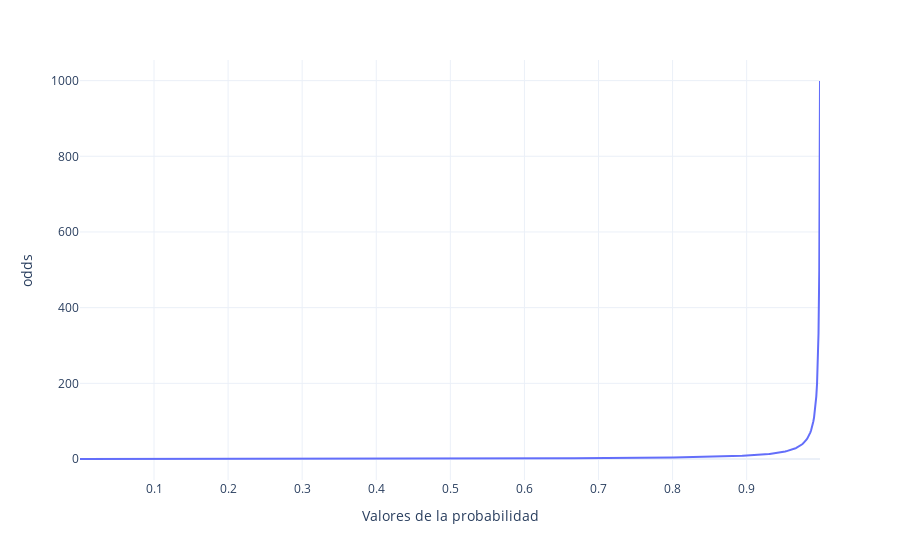

Notebook cell for this chart:
### Markdown cell above
### ***odds o razón de probabilidades***

Los odds de un evento es la relación entre su probabilidad de éxito y su probabilidad de fracaso. Tomenos $Y~\sim Bernoulli(p)$, donde $p$ es la probabilidad de éxito, así:

$$
\text{Odds}(Y=1)=\frac{p}{1-p}
$$

- ***Ejemplo 1:*** Supongase que en una distribución de Bernoulli la probabilidad de que se obtenga un éxito es $0.8$, luego la probabilidad de fracaso será $0.2$, así:

$$
\text{Odds}=\frac{0.8}{0.2}=4
$$

Esto equivale a decir que se esperan 4 éxitos por cada 1 fracaso.

- ***Ejemplo 2:*** De igua forma, suponga ahora que en una distribución de Bernoulli la probabilidad de que se obtenga un éxito es $0.3$, luego la probabilidad de fracaso será $0.7$, así:

$$
\text{Odds}=\frac{0.3}{0.7}=\frac{3}{7}
$$

Esto equivale a decir que se esperan 3 éxitos por cada 7 fracasos.

### Code cell
# Gráfica de los odds.
values_p = np.linspace(0.0001, 0.999, 1000)
odds = (values_p)/(1-values_p)

(
    px.line(x=values_p, y=odds, template="plotly_white")
    .update_xaxes(title_text="Valores de la probabilidad")
    .update_yaxes(title_text="odds")    
)

### Figure 1 — Plotly figure (JSON) as saved in the notebook; plotly's stock layout.template omitted (floating-point values rounded to 4 significant figures; data arrays with more than 128 entries replaced by an {"elided": "..."} marker saying what was removed)
{"data": [{"hovertemplate": "x=%{x}<br>y=%{y}<extra></extra>", "legendgroup": "", "line": {"color": "#636efa", "dash": "solid"}, "marker": {"symbol": "circle"}, "mode": "lines", "name": "", "orientation": "v", "showlegend": false, "type": "scatter", "x": {"elided": "1000 float values"}, "xaxis": "x", "y": {"elided": "1000 float values"}, "yaxis": "y"}], "layout": {"legend": {"tracegroupgap": 0}, "margin": {"t": 60}, "xaxis": {"anchor": "y", "domain": [0, 1], "title": {"text": "Valores de la probabilidad"}}, "yaxis": {"anchor": "x", "domain": [0, 1], "title": {"text": "odds"}}}}
